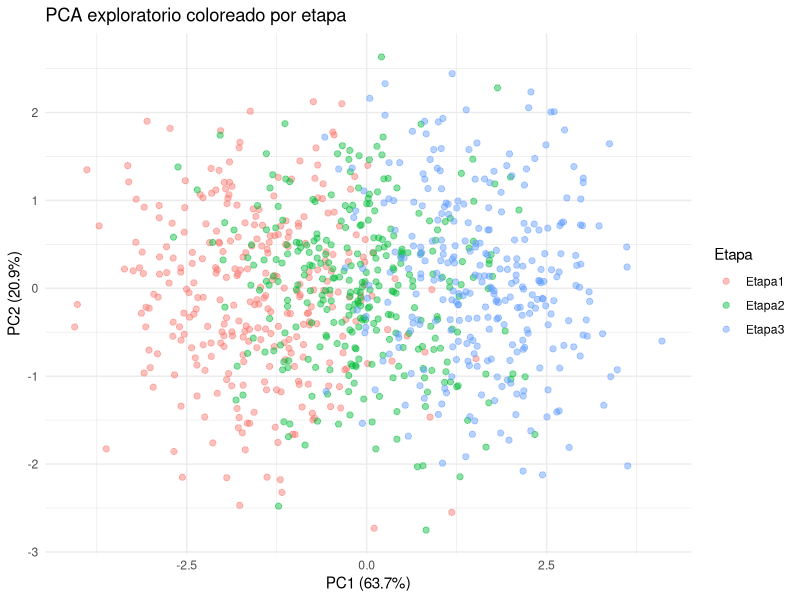
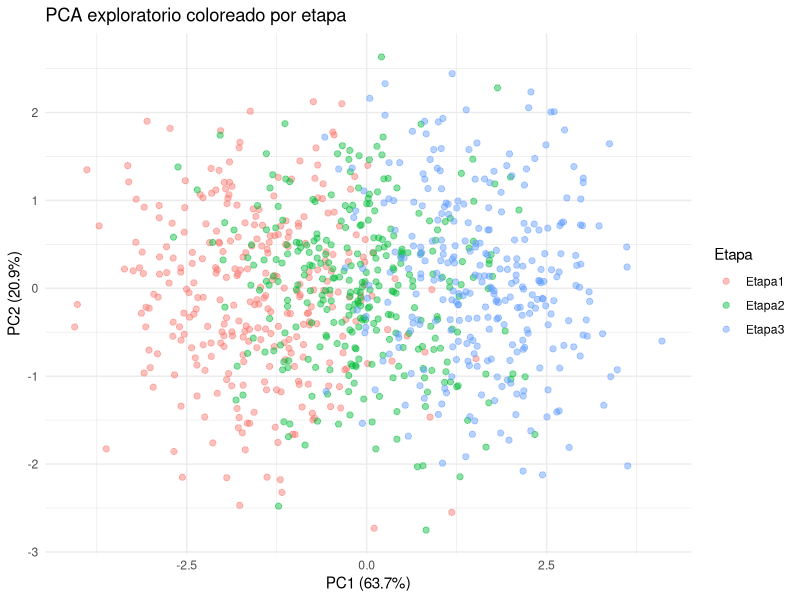

These charts were generated, in order, by the following R code: (Note: this script raises an error after producing the figures.)
# Fundamentos de programación en R
# Unidad 6. Reportes reproducibles con Quarto
# Script para ejercicio: del script al reporte reproducible

# Este script corre completo, pero no está explicado línea por línea.
# La actividad consiste en identificar qué hace cada bloque y organizarlo
# dentro de un reporte Quarto (.qmd).


# Paquetes ---------------------------------------------------------------

library(readxl)
library(dplyr)
library(ggplot2)


# Datos ------------------------------------------------------------------

# Importar datos desde Excel.
# Recuerda: este script está pensado para ejecutarse desde la raíz del proyecto.
datos <- read_excel("../data/U6_datos_pca.xlsx")

# Exploración inicial de la tabla.
head(datos)
dim(datos)
names(datos)
str(datos)


# Preparación de datos ---------------------------------------------------

# Separar columnas de metadatos.
metadatos <- datos %>%
  select(muestra, etapa, tratamiento, sitio)

# Seleccionar variables numéricas para el PCA.
genes <- c("TAR", "ARF", "CO", "GA")

datos_pca <- datos %>%
  select(all_of(genes))

# Revisar objetos creados.
head(metadatos)
head(datos_pca)


# PCA --------------------------------------------------------------------

# Ejecutar PCA con variables centradas y escaladas.
pca_resultado <- prcomp(
  datos_pca,
  center = TRUE,
  scale. = TRUE
)

# Revisar estructura general del resultado.
str(pca_resultado)


# Varianza explicada -----------------------------------------------------

# Calcular la varianza explicada por cada componente principal.
varianza <- pca_resultado$sdev^2
varianza_explicada <- varianza / sum(varianza)

tabla_varianza <- data.frame(
  componente = paste0("PC", seq_along(varianza_explicada)),
  varianza_explicada = varianza_explicada,
  porcentaje = varianza_explicada * 100
)

tabla_varianza

# Guardar porcentajes para etiquetas de los ejes.
pc1 <- round(tabla_varianza$porcentaje[1], 1)
pc2 <- round(tabla_varianza$porcentaje[2], 1)


# Coordenadas de muestras ------------------------------------------------

# Extraer coordenadas de las muestras en el espacio del PCA.
pca_scores <- as.data.frame(pca_resultado$x)

# Agregar metadatos a las coordenadas del PCA.
pca_scores <- bind_cols(metadatos, pca_scores)

head(pca_scores)


# Figura -----------------------------------------------------------------

# Construir figura principal del PCA.
pca_etapa <- ggplot(pca_scores, aes(x = PC1, y = PC2, color = etapa)) +
  geom_point(size = 1.8, alpha = 0.45) +
  labs(
    title = "PCA exploratorio coloreado por etapa",
    x = paste0("PC1 (", pc1, "%)"),
    y = paste0("PC2 (", pc2, "%)"),
    color = "Etapa"
  ) +
  theme_minimal()

pca_etapa


# Exportar ---------------------------------------------------------------

# Guardar figura y tablas principales en results/.
ggsave(
  filename = "results/U6_pca_reporte_etapa.png",
  plot = pca_etapa,
  width = 7,
  height = 5,
  dpi = 300
)

write.csv(
  tabla_varianza,
  "results/U6_pca_reporte_varianza_explicada.csv",
  row.names = FALSE
)

write.csv(
  pca_scores,
  "results/U6_pca_reporte_scores.csv",
  row.names = FALSE
)


# Preguntas para trasladar al reporte -----------------------------------

# 1. ¿Qué representa cada fila de la tabla original?
# 2. ¿Qué columnas se usaron como metadatos?
# 3. ¿Qué columnas se usaron para calcular el PCA?
# 4. ¿Qué porcentaje de variación explican PC1 y PC2?
# 5. ¿Qué patrón general se observa al colorear por etapa?
# 6. ¿Qué limitación debe mencionarse al interpretar este PCA?
